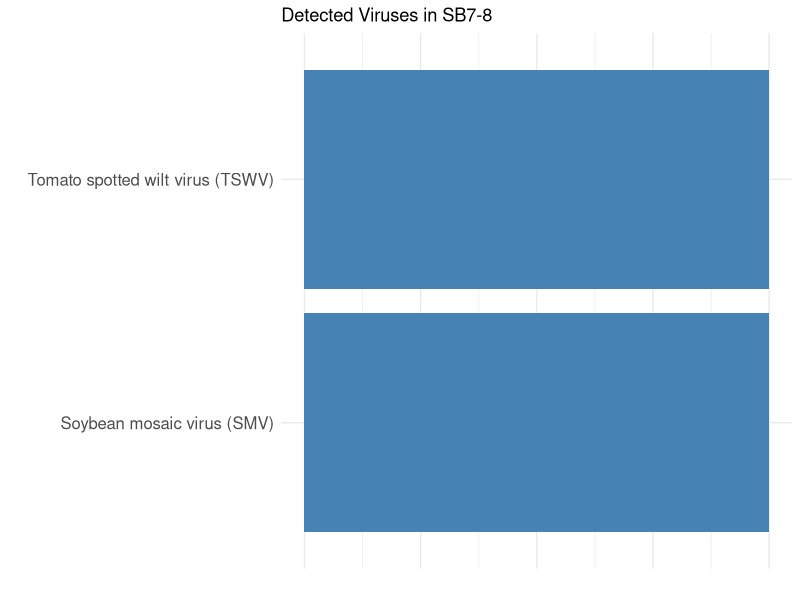

Recreate this plot in R.
## ---- chunk 1
#Raw Sequence Reads > Trimmomatic > Fastqc > Kraken2 > Trinity > BLASTn database > PCR > gel electrophoresis = Identified and Validated Viruses
## ---- chunk 2
#Raw sequence reads were the beginning input for my work in this project. They were sequenced from RNA samples of soybean tissue by Illumina short-read sequencing at North Carolina State University. 
## ---- chunk 3
library(knitr)

trimmomatic_params <- data.frame(
  `Input parameter` = c(
    "Single ended or Paired Ended?",
    "Input FASTQ file (R1/first of pair)",
    "Input FASTQ file (R2/second of pair)",
    "Perform initial Illuminaclip step?",
    "Select adapter sequence or provide custom?",
    "Adapter Sequence to use?",
    "Maximum mismatch count for full match",
    "Palindrome clip threshold",
    "Simple clip threshold",
    "Minimum adapter length (palindrome mode)",
    "Always keep both reads?",
    "Operation 1",
    "Sliding window size",
    "Sliding window quality threshold",
    "Operation 2",
    "Minimum length of reads to be kept",
    "Quality score encoding",
    "Output trimlog file?",
    "Output trimmomatic log messages?"
  ),
  Value = c(
    "pair_of_files",
    "Soybean7-8_R1.fastq.gz",
    "Soybean7-8_R2.fastq.gz",
    "true",
    "standard",
    "TruSeq3 (paired-ended, MiSeq/HiSeq)",
    "2",
    "30",
    "15",
    "8",
    "true",
    "SLIDINGWINDOW",
    "4",
    "25",
    "MINLEN",
    "35",
    "none selected",
    "false",
    "false"
  )
)

knitr::kable(trimmomatic_params)

#Galaxy Version 0.39+galaxy2
## ---- chunk 4
library(knitr)

fastqc_params <- data.frame(
  `Input parameter` = c(
    "Raw read data from history",
    "Contaminant list",
    "Adapter list",
    "Submodule and limit specific file",
    "Disable grouping of bases for reads >50bp",
    "Lower limit on sequence length shown in report",
    "Length of k-mer to look for"
  ),
  Value = c(
    "Soybean7-8_R1.fastq.gz",
    "N/A",
    "N/A",
    "N/A",
    "false",
    "Not available",
    "7"
  )
)

knitr::kable(fastqc_params)

#Galaxy Version 0.74+galaxy1
## ---- chunk 5
library(knitr)

kraken2_params <- data.frame(
  `Input parameter` = c(
    "Single or paired reads",
    "Input sequences",
    "Print scientific names instead of taxids",
    "Confidence threshold",
    "Minimum base quality",
    "Minimum hit groups",
    "Enable quick operation",
    "Split classified and unclassified outputs",
    "Print report file",
    "Kraken2 database"
  ),
  Value = c(
    "false (single-end, multiple datasets)",
    "Trimmomatic output: Soybean7-8_R1.fastq.gz; Soybean7-8_R2.fastq.gz",
    "false",
    "0",
    "0",
    "2",
    "false",
    "true",
    "false",
    "viral2019-03"
  )
)

knitr::kable(kraken2_params)

#Tool Outputs
library(knitr)

kraken2_outputs <- data.frame(
  `Output parameter` = c(
    "Classified reads",
    "Unclassified reads",
    "Classification report"
  ),
  Value = c(
    "Kraken2 on dataset 12: Classified Reads (R1 and R2, two files)",
    "Kraken2 on dataset 12: Unclassified Reads (R1 and R2, two files)",
    "Kraken2 on dataset 12: Classification"
  )
)

knitr::kable(kraken2_outputs)
#The two datasets of classified reads (R1 and R2) are what will be used moving forward. 

#Galaxy Version 2.17.1+galaxy0
## ---- chunk 6
#Galaxy improperly compresses the files of classified forward and reverse reads, so the reads must be taken out of Galaxy to be properly compressed into gzip format. Here, we do that by downloading the files, uncompressing then compressing them again in the Mac Terminal, and uploading the files back to Galaxy. The following is the MAC TERMINAL CODE to compress the forward and reverse read files, after downloading the files from Galaxy. 

# %cd Desktop
# mvSB7-8Classifiedforwardreads.fastsanger.gz SB7-8Classifiedforwardreads.fastqsanger
# gzipSB7-8Classifiedforwardreads.fastqsanger
#OUTPUT = correctly gzipped forward read file

# mvSB7-8Classifiedreversereads.fastqsanger.gz SB7-8Classifiedreversereads.fastqsanger
# gzipSB7-8Classifiedreversereads.fastqsanger
#OUTPUT = Correctly gzipped reverse read file
## ---- chunk 7
library(knitr)

trinity_params <- data.frame(
  `Input parameter` = c(
    "Are you pooling sequence datasets?",
    "Paired or single-end data?",
    "Left/forward strand reads",
    "Right/reverse strand reads",
    "Strand specific data",
    "Jaccard clip options",
    "Run in silico normalization of reads",
    "Minimum contig length",
    "Use genome-guided mode",
    "Minimum count for K-mers to be assembled"
  ),
  Value = c(
    "true",
    "paired",
    "SB7-8Classifiedforwardreads.fastqsanger.gz",
    "SB7-8Classifiedreversereads.fastqsanger.gz",
    "false",
    "false",
    "true",
    "200",
    "false",
    "1"
  )
)

knitr::kable(trinity_params)
## ---- chunk 8
library(knitr)

blast_params <- data.frame(
  `Input parameter` = c(
    "Query input",
    "BLAST program",
    "Database",
    "Parameter settings",
    "Hit selection criteria",
    "Platform"
  ),
  Value = c(
    "Individual Trinity assembled transcripts pasted manually",
    "blastn",
    "NCBI nucleotide collection (nr/nt)",
    "Default",
    "High percent identity, high query coverage, low E-value",
    "NCBI web interface"
  )
)

knitr::kable(blast_params) 
## ---- chunk 9
#A PCR mix was setup in order amplify the DNA fragment chosen by the primers that were designed. The following is the PCR Mix setup; 

library(knitr)

pcr_mix <- data.frame(
  Component = c(
    "Forward Primer",
    "Reverse Primer",
    "dNTP Mix",
    "Phusion HF Buffer",
    "Phusion Polymerase",
    "Water",
    "cDNA template",
    "Total Volume"
  ),
  `Volume per Reaction` = c(
    "2.5 µL",
    "2.5 µL",
    "1 µL",
    "10 µL",
    "0.5 µL",
    "32.5 µL",
    "1 µL",
    "50 µL"
  ),
  `Volume x4` = c(
    "10 µL",
    "10 µL",
    "4 µL",
    "40 µL",
    "2 µL",
    "130 µL",
    "-",
    "-"
  )
)

knitr::kable(pcr_mix)
## ---- chunk 10
#The thermal cycler is what amplifies the DNA fragment we chose, the following is how we set it up in the BioRad T100 Thermal Cycler machine. 

library(knitr)

t100_program <- data.frame(
  Step = c(
    "1",
    "2",
    "3",
    "4",
    "5",
    "6",
    "7"
  ),
  Temperature = c(
    "98 °C",
    "98 °C",
    "Primer-specific Tm",
    "72 °C",
    "Return to Step 2",
    "72 °C",
    "12 °C"
  ),
  Time = c(
    "30 sec",
    "10 sec",
    "30 sec",
    "Amplicon-dependent",
    "35 cycles",
    "10 min",
    "Hold ∞"
  ),
  Notes = c(
    "Initial denaturation",
    "Denaturation",
    "Annealing",
    "Extension",
    "Cycle Steps 2–4",
    "Final extension",
    "Infinite hold"
  )
)

knitr::kable(t100_program)
## ---- chunk 11
library(knitr)

gel_loading <- data.frame(
  Well = c(
    "Sample well",
    "DNA ladder well"
  ),
  Contents = c(
    "4 µL PCR product + 1 µL loading dye",
    "DNA ladder only"
  ),
  `Total volume loaded` = c(
    "5 µL",
    "5 µL"
  )
)

knitr::kable(gel_loading)
## ---- chunk 12
gel_conditions <- data.frame(
  Parameter = c(
    "Voltage",
    "Run time"
  ),
  Value = c(
    "80 V",
    "45 min"
  )
)

knitr::kable(gel_conditions)
## ---- chunk 13
library(ggplot2)

# Viruses detected in SB7-8
sb7_8_results <- data.frame(
  Virus = c("Soybean mosaic virus (SMV)", "Tomato spotted wilt virus (TSWV)")
)

# Plot
ggplot(sb7_8_results, aes(x = Virus, y = 1)) +
  geom_col(fill = "steelblue") +
  coord_flip() +
  theme_minimal() +
  labs(
    title = "Detected Viruses in SB7-8",
    x = "",
    y = ""
  ) +
  theme(
    axis.text.y = element_text(size = 12),
    axis.text.x = element_blank(),
    axis.ticks = element_blank()
  )
